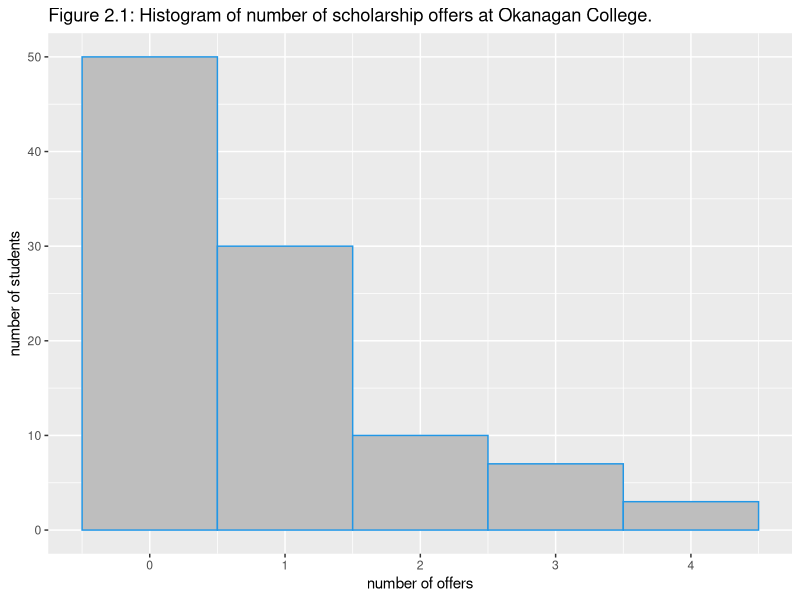
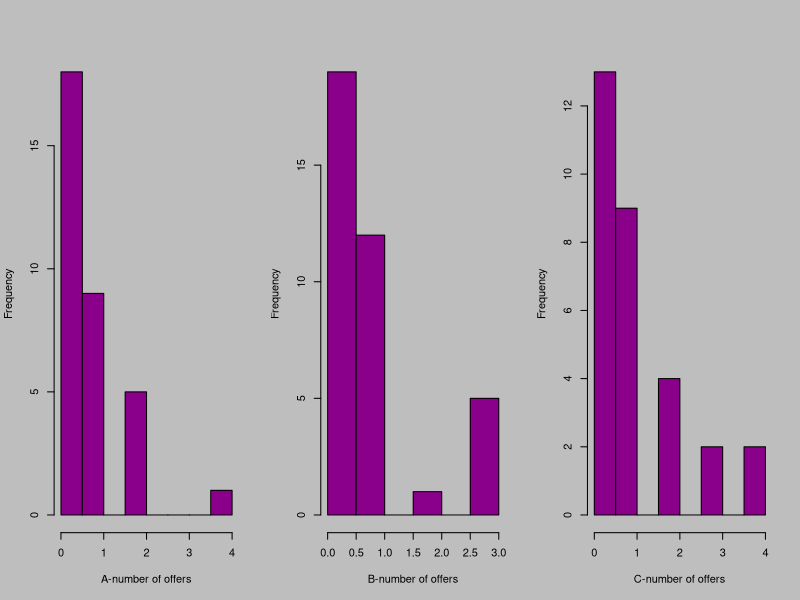
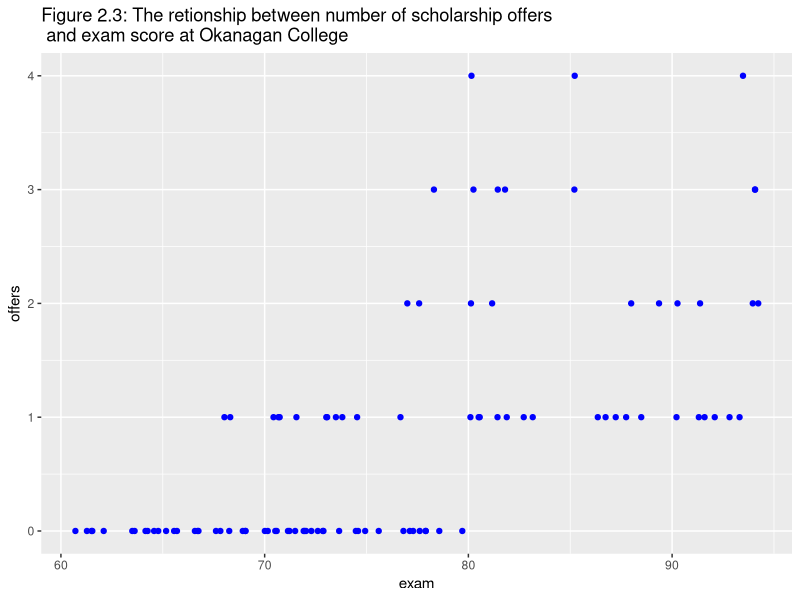
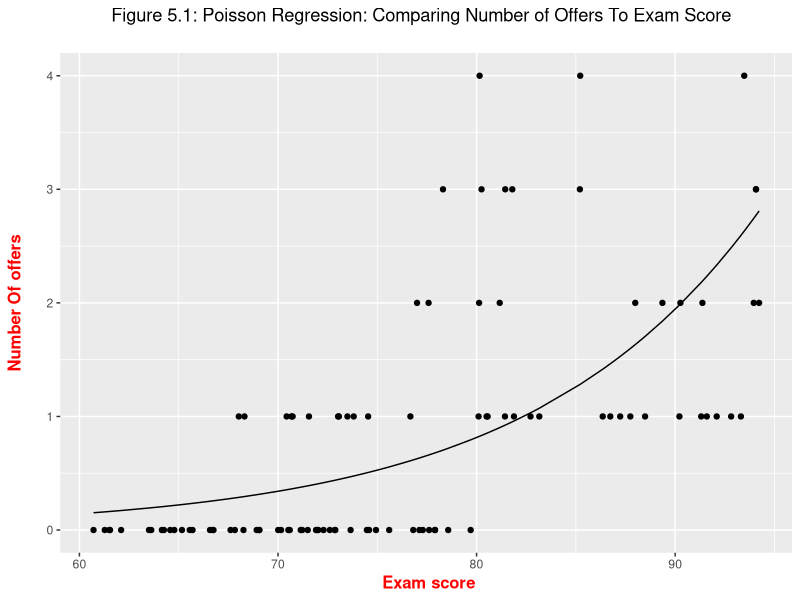
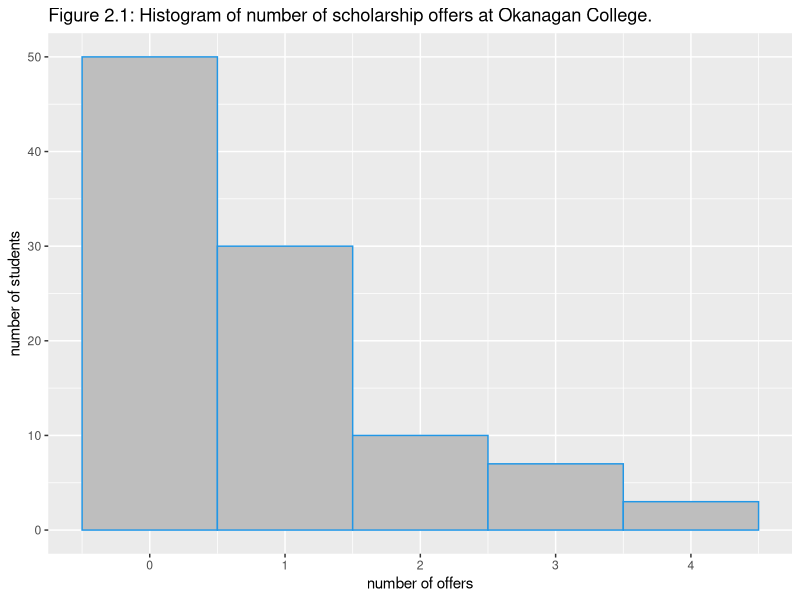
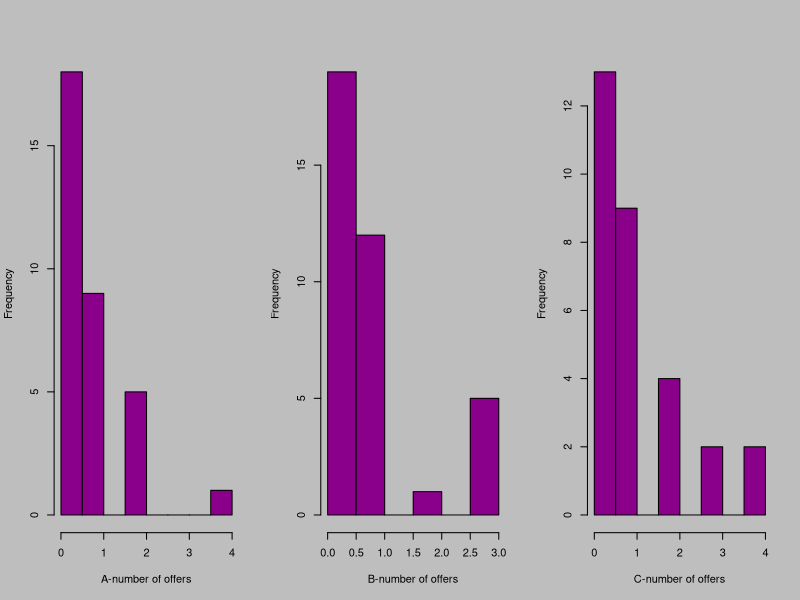
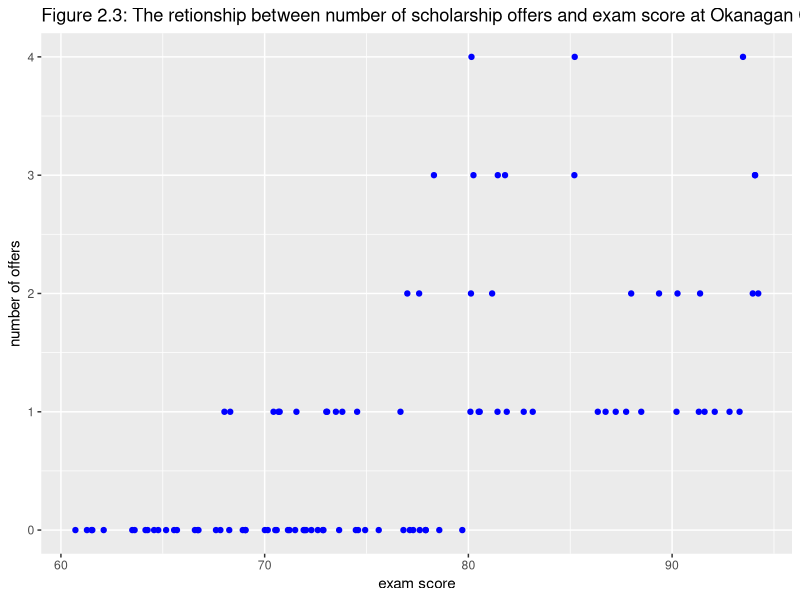
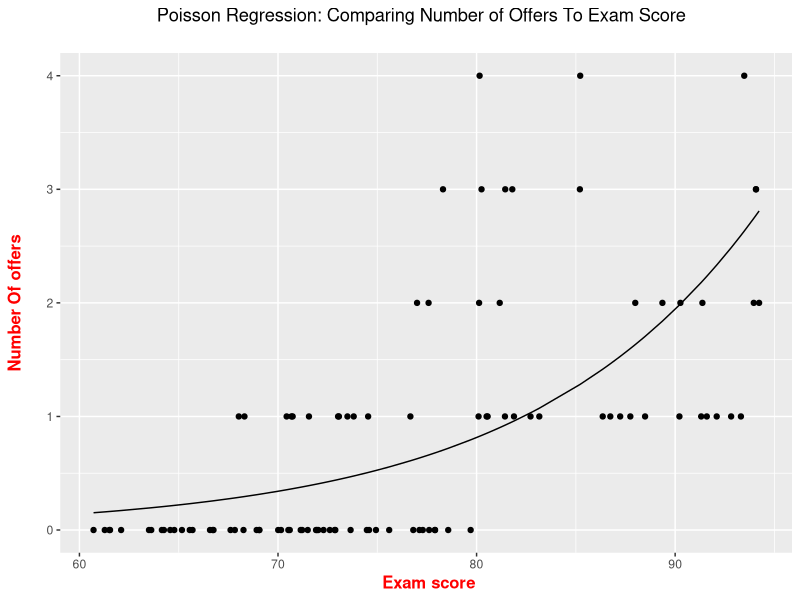

Source code (R) for these figures, in order:
## ---- chunk 1
knitr::opts_chunk$set(echo = TRUE)
## ---- chunk 2
library(readxl)
oc <- read.csv("oc.csv")
## ---- chunk 3
str(oc[,-1])
## ---- chunk 4
library(ggplot2)
ggplot(oc, aes(x = offers)) +
  geom_histogram(colour = 4, fill = "grey", bins = 5) +
  ggtitle("Figure 2.1: Histogram of number of scholarship offers at Okanagan College.") + xlab("number of offers") + ylab("number of students")

## ---- chunk 5
par(mfrow=c(1,3), bg ="grey")
hist(oc[oc$division=='A',]$offers, main= "",xlab = "A-number of offers", col = "darkmagenta")
hist(oc[oc$division=='B',]$offers, main= "",xlab = "B-number of offers", col = "darkmagenta")
hist(oc[oc$division=='C',]$offers, main= "",xlab = "C-number of offers", col = "darkmagenta")
## ---- chunk 6
ggplot(oc, aes(x=exam, y = offers)) +
geom_point(color ="blue") +
ggtitle("Figure 2.3: The retionship between number of scholarship offers \n and exam score at Okanagan College")
## ---- chunk 7
oc_model = glm(offers ~., family = poisson(link ="log"), data = oc[,-1])
summary(oc_model)
## ---- chunk 8
final_model =  glm(offers ~ exam, family = poisson(link ="log"), data = oc[,-1])
summary(final_model)
## ---- chunk 9
library(lmtest)
lrtest(oc_model, final_model)
## ---- chunk 10
# fitted value
final_model$model$fitted = predict(final_model, type = "response")
# plot
ggplot(final_model$model) +
  geom_point(aes(exam,offers)) +
  geom_line(aes(exam,fitted)) + labs(x = "\ Exam score", y = "Number Of offers\n", 
       title = "Figure 5.1: Poisson Regression: Comparing Number of Offers To Exam Score  \n") +
  theme(plot.title = element_text(hjust = 0.5),
        axis.title.x = element_text(face="bold", colour="red", size = 12),
        axis.title.y = element_text(face="bold", colour="red", size = 12))

## ---- chunk 11
library(readxl)
oc <- read.csv("oc.csv")
## ---- chunk 12
library(ggplot2)
ggplot(oc, aes(x = offers)) +
  geom_histogram(colour = 4, fill = "grey", bins = 5) +
  ggtitle("Figure 2.1: Histogram of number of scholarship offers at Okanagan College.") + xlab("number of offers") + ylab("number of students")
## ---- chunk 13
par(mfrow=c(1,3), bg ="grey")
hist(oc[oc$division=='A',]$offers, main= "",xlab = "A-number of offers", col = "darkmagenta")
hist(oc[oc$division=='B',]$offers, main= "",xlab = "B-number of offers", col = "darkmagenta")
hist(oc[oc$division=='C',]$offers, main= "",xlab = "C-number of offers", col = "darkmagenta")
## ---- chunk 14
table(oc$division,oc$sex)
library(dplyr)     
# calculate mean and variance
m_sd_sex <- oc %>%
group_by(sex) %>%
summarise_at(vars(offers),
list(mean = mean,
sd = sd)) %>%
as.data.frame()
m_sd_sex

## ---- chunk 15
m_sd <- oc %>%
group_by(division) %>%
summarise_at(vars(offers),
list(mean = mean,
sd = sd)) %>%
as.data.frame()
m_sd

## ---- chunk 16
ggplot(oc, aes(x=exam, y = offers)) +
  geom_point(color ="blue") + 
  ggtitle("Figure 2.3: The retionship between number of scholarship offers and exam score at Okanagan College") + xlab("exam score") + ylab("number of offers")
## ---- chunk 17
# full model
oc_model = glm(offers ~., family = poisson(link ="log"), data = oc[,-1])
summary(oc_model)
## ---- chunk 18
# reduce model
reduce_model =  glm(offers ~ division + exam, family = poisson(link ="log"), data = oc[,-1])
summary(reduce_model)
# ANOVA test
anova_1 = anova(reduce_model,oc_model,test ="Chisq")
library(knitr)
kable(anova_1)
## ---- chunk 19
# final model
final_model =  glm(offers ~ exam, family = poisson(link ="log"), data = oc[,-1])
summary(final_model)
anova_2 = anova(final_model,reduce_model,test ="Chisq")
kable(anova_2)
## ---- chunk 20
# likelihood ratio test
library(lmtest)
lrtest(oc_model, final_model)
## ---- chunk 21
# fitted value
final_model$model$fitted = predict(final_model, type = "response")
# plot
ggplot(final_model$model) +
  geom_point(aes(exam,offers)) +
  geom_line(aes(exam,fitted)) + labs(x = "\ Exam score", y = "Number Of offers\n", 
       title = "Poisson Regression: Comparing Number of Offers To Exam Score  \n") +
  theme(plot.title = element_text(hjust = 0.5),
        axis.title.x = element_text(face="bold", colour="red", size = 12),
        axis.title.y = element_text(face="bold", colour="red", size = 12))
